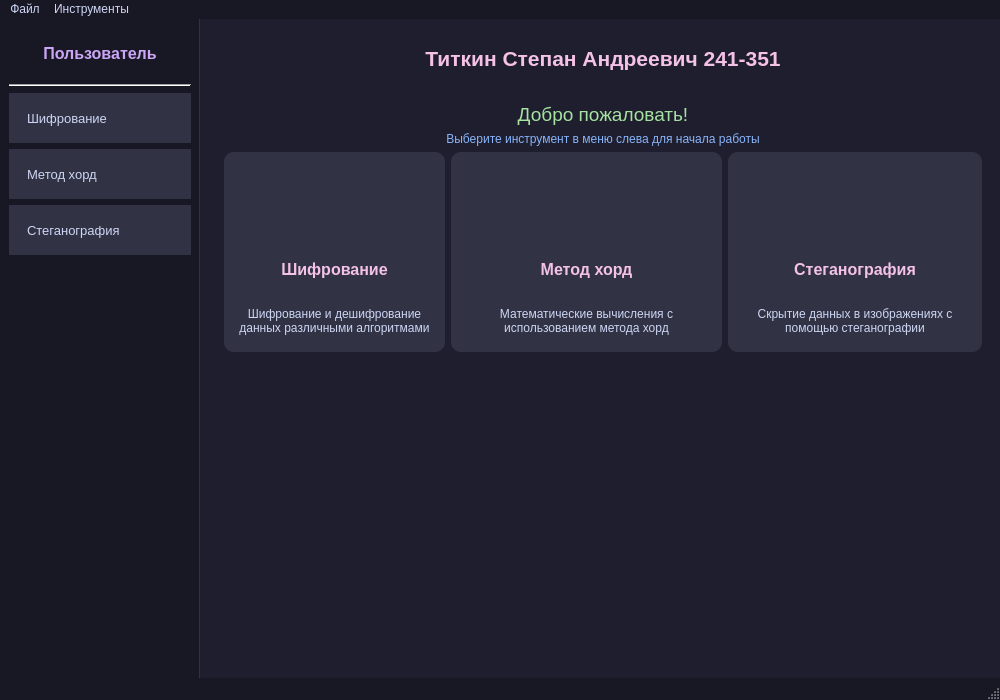
<?xml version="1.0" encoding="UTF-8"?>
<ui version="4.0">
 <class>MainWindow</class>
 <widget class="QMainWindow" name="MainWindow">
  <property name="geometry">
   <rect>
    <x>0</x>
    <y>0</y>
    <width>1000</width>
    <height>700</height>
   </rect>
  </property>
  <property name="minimumSize">
   <size>
    <width>800</width>
    <height>600</height>
   </size>
  </property>
  <property name="windowTitle">
   <string>Защищенный клиент</string>
  </property>
  <property name="styleSheet">
   <string notr="true">QMainWindow {
    background-color: #1e1e2e;
    color: #cdd6f4;
}
QMenuBar {
    background-color: #181825;
    color: #cdd6f4;
}
QMenuBar::item:selected {
    background-color: #313244;
}
QMenu {
    background-color: #181825;
    color: #cdd6f4;
    border: 1px solid #313244;
}
QMenu::item:selected {
    background-color: #313244;
}
QStatusBar {
    background-color: #181825;
    color: #cdd6f4;
}
QGroupBox {
    border: 1px solid #313244;
    border-radius: 5px;
    margin-top: 1ex;
    font-weight: bold;
    color: #cdd6f4;
}
QGroupBox::title {
    subcontrol-origin: margin;
    subcontrol-position: top center;
    padding: 0 5px;
}
QPushButton {
    background-color: #313244;
    color: #cdd6f4;
    border: 1px solid #45475a;
    border-radius: 5px;
    padding: 5px 15px;
}
QPushButton:hover {
    background-color: #45475a;
}
QPushButton:pressed {
    background-color: #585b70;
}
QLabel {
    color: #cdd6f4;
}
QToolTip {
    background-color: #181825;
    color: #cdd6f4;
    border: 1px solid #313244;
}</string>
  </property>
  <widget class="QWidget" name="centralwidget">
   <layout class="QHBoxLayout" name="horizontalLayout">
    <property name="leftMargin">
     <number>0</number>
    </property>
    <property name="topMargin">
     <number>0</number>
    </property>
    <property name="rightMargin">
     <number>0</number>
    </property>
    <property name="bottomMargin">
     <number>0</number>
    </property>
    <item>
     <widget class="QWidget" name="sidebarWidget" native="true">
      <property name="minimumSize">
       <size>
        <width>200</width>
        <height>0</height>
       </size>
      </property>
      <property name="maximumSize">
       <size>
        <width>200</width>
        <height>16777215</height>
       </size>
      </property>
      <property name="styleSheet">
       <string notr="true">QWidget#sidebarWidget {
    background-color: #181825;
    border-right: 1px solid #313244;
}</string>
      </property>
      <layout class="QVBoxLayout" name="verticalLayout_3">
       <item>
        <widget class="QLabel" name="userLabel">
         <property name="minimumSize">
          <size>
           <width>0</width>
           <height>50</height>
          </size>
         </property>
         <property name="font">
          <font>
           <pointsize>12</pointsize>
           <bold>true</bold>
          </font>
         </property>
         <property name="styleSheet">
          <string notr="true">color: #cba6f7;</string>
         </property>
         <property name="text">
          <string>Пользователь</string>
         </property>
         <property name="alignment">
          <set>Qt::AlignCenter</set>
         </property>
        </widget>
       </item>
       <item>
        <widget class="Line" name="line">
         <property name="orientation">
          <enum>Qt::Horizontal</enum>
         </property>
        </widget>
       </item>
       <item>
        <widget class="QPushButton" name="cryptoButton">
         <property name="minimumSize">
          <size>
           <width>0</width>
           <height>50</height>
          </size>
         </property>
         <property name="font">
          <font>
           <pointsize>10</pointsize>
          </font>
         </property>
         <property name="styleSheet">
          <string notr="true">QPushButton {
    text-align: left;
    padding-left: 15px;
    border-radius: 0px;
    border: none;
    border-left: 3px solid transparent;
}
QPushButton:hover {
    background-color: #313244;
    border-left: 3px solid #cba6f7;
}</string>
         </property>
         <property name="text">
          <string>Шифрование</string>
         </property>
         <property name="icon">
          <iconset resource="resources.qrc">
           <normaloff>:/icons/encrypt.png</normaloff>:/icons/encrypt.png</iconset>
         </property>
         <property name="iconSize">
          <size>
           <width>24</width>
           <height>24</height>
          </size>
         </property>
        </widget>
       </item>
       <item>
        <widget class="QPushButton" name="chordMethodButton">
         <property name="minimumSize">
          <size>
           <width>0</width>
           <height>50</height>
          </size>
         </property>
         <property name="font">
          <font>
           <pointsize>10</pointsize>
          </font>
         </property>
         <property name="styleSheet">
          <string notr="true">QPushButton {
    text-align: left;
    padding-left: 15px;
    border-radius: 0px;
    border: none;
    border-left: 3px solid transparent;
}
QPushButton:hover {
    background-color: #313244;
    border-left: 3px solid #cba6f7;
}</string>
         </property>
         <property name="text">
          <string>Метод хорд</string>
         </property>
         <property name="icon">
          <iconset resource="resources.qrc">
           <normaloff>:/icons/math.png</normaloff>:/icons/math.png</iconset>
         </property>
         <property name="iconSize">
          <size>
           <width>24</width>
           <height>24</height>
          </size>
         </property>
        </widget>
       </item>
       <item>
        <widget class="QPushButton" name="steganographyButton">
         <property name="minimumSize">
          <size>
           <width>0</width>
           <height>50</height>
          </size>
         </property>
         <property name="font">
          <font>
           <pointsize>10</pointsize>
          </font>
         </property>
         <property name="styleSheet">
          <string notr="true">QPushButton {
    text-align: left;
    padding-left: 15px;
    border-radius: 0px;
    border: none;
    border-left: 3px solid transparent;
}
QPushButton:hover {
    background-color: #313244;
    border-left: 3px solid #cba6f7;
}</string>
         </property>
         <property name="text">
          <string>Стеганография</string>
         </property>
         <property name="icon">
          <iconset resource="resources.qrc">
           <normaloff>:/icons/stegano.png</normaloff>:/icons/stegano.png</iconset>
         </property>
         <property name="iconSize">
          <size>
           <width>24</width>
           <height>24</height>
          </size>
         </property>
        </widget>
       </item>
       <item>
        <spacer name="verticalSpacer">
         <property name="orientation">
          <enum>Qt::Vertical</enum>
         </property>
         <property name="sizeHint" stdset="0">
          <size>
           <width>20</width>
           <height>40</height>
          </size>
         </property>
        </spacer>
       </item>
      </layout>
     </widget>
    </item>
    <item>
     <widget class="QWidget" name="contentWidget" native="true">
      <property name="styleSheet">
       <string notr="true">QWidget#contentWidget {
    background-color: #1e1e2e;
}</string>
      </property>
      <layout class="QVBoxLayout" name="verticalLayout">
       <item>
        <widget class="QLabel" name="titleLabel">
         <property name="minimumSize">
          <size>
           <width>0</width>
           <height>60</height>
          </size>
         </property>
         <property name="font">
          <font>
           <pointsize>16</pointsize>
           <bold>true</bold>
          </font>
         </property>
         <property name="styleSheet">
          <string notr="true">color: #f5c2e7;</string>
         </property>
         <property name="text">
          <string>Титкин Степан Андреевич 241-351</string>
         </property>
         <property name="alignment">
          <set>Qt::AlignCenter</set>
         </property>
        </widget>
       </item>
       <item>
        <widget class="QStackedWidget" name="stackedWidget">
         <property name="currentIndex">
          <number>0</number>
         </property>
         <widget class="QWidget" name="homePage">
          <layout class="QVBoxLayout" name="verticalLayout_2">
           <item>
            <widget class="QLabel" name="welcomeLabel">
             <property name="font">
              <font>
               <pointsize>14</pointsize>
              </font>
             </property>
             <property name="styleSheet">
              <string notr="true">color: #a6e3a1;</string>
             </property>
             <property name="text">
              <string>Добро пожаловать!</string>
             </property>
             <property name="alignment">
              <set>Qt::AlignCenter</set>
             </property>
            </widget>
           </item>
           <item>
            <widget class="QLabel" name="instructionLabel">
             <property name="styleSheet">
              <string notr="true">color: #89b4fa;</string>
             </property>
             <property name="text">
              <string>Выберите инструмент в меню слева для начала работы</string>
             </property>
             <property name="alignment">
              <set>Qt::AlignCenter</set>
             </property>
            </widget>
           </item>
           <item>
            <layout class="QHBoxLayout" name="cardsLayout">
             <item>
              <widget class="QFrame" name="cryptoCard">
               <property name="minimumSize">
                <size>
                 <width>200</width>
                 <height>200</height>
                </size>
               </property>
               <property name="styleSheet">
                <string notr="true">QFrame {
    background-color: #313244;
    border-radius: 10px;
}
QLabel {
    color: #cdd6f4;
}</string>
               </property>
               <property name="frameShape">
                <enum>QFrame::StyledPanel</enum>
               </property>
               <property name="frameShadow">
                <enum>QFrame::Raised</enum>
               </property>
               <layout class="QVBoxLayout" name="verticalLayout_4">
                <item>
                 <widget class="QLabel" name="cryptoIconLabel">
                  <property name="minimumSize">
                   <size>
                    <width>80</width>
                    <height>80</height>
                   </size>
                  </property>
                  <property name="maximumSize">
                   <size>
                    <width>80</width>
                    <height>80</height>
                   </size>
                  </property>
                  <property name="text">
                   <string/>
                  </property>
                  <property name="pixmap">
                   <pixmap resource="resources.qrc">:/icons/encrypt.png</pixmap>
                  </property>
                  <property name="scaledContents">
                   <bool>true</bool>
                  </property>
                  <property name="alignment">
                   <set>Qt::AlignCenter</set>
                  </property>
                 </widget>
                </item>
                <item>
                 <widget class="QLabel" name="cryptoCardTitle">
                  <property name="font">
                   <font>
                    <pointsize>12</pointsize>
                    <bold>true</bold>
                   </font>
                  </property>
                  <property name="styleSheet">
                   <string notr="true">color: #f5c2e7;</string>
                  </property>
                  <property name="text">
                   <string>Шифрование</string>
                  </property>
                  <property name="alignment">
                   <set>Qt::AlignCenter</set>
                  </property>
                 </widget>
                </item>
                <item>
                 <widget class="QLabel" name="cryptoCardDesc">
                  <property name="text">
                   <string>Шифрование и дешифрование данных различными алгоритмами</string>
                  </property>
                  <property name="alignment">
                   <set>Qt::AlignCenter</set>
                  </property>
                  <property name="wordWrap">
                   <bool>true</bool>
                  </property>
                 </widget>
                </item>
               </layout>
              </widget>
             </item>
             <item>
              <widget class="QFrame" name="chordCard">
               <property name="minimumSize">
                <size>
                 <width>200</width>
                 <height>200</height>
                </size>
               </property>
               <property name="styleSheet">
                <string notr="true">QFrame {
    background-color: #313244;
    border-radius: 10px;
}
QLabel {
    color: #cdd6f4;
}</string>
               </property>
               <property name="frameShape">
                <enum>QFrame::StyledPanel</enum>
               </property>
               <property name="frameShadow">
                <enum>QFrame::Raised</enum>
               </property>
               <layout class="QVBoxLayout" name="verticalLayout_5">
                <item>
                 <widget class="QLabel" name="chordIconLabel">
                  <property name="minimumSize">
                   <size>
                    <width>80</width>
                    <height>80</height>
                   </size>
                  </property>
                  <property name="maximumSize">
                   <size>
                    <width>80</width>
                    <height>80</height>
                   </size>
                  </property>
                  <property name="text">
                   <string/>
                  </property>
                  <property name="pixmap">
                   <pixmap resource="resources.qrc">:/icons/math.png</pixmap>
                  </property>
                  <property name="scaledContents">
                   <bool>true</bool>
                  </property>
                  <property name="alignment">
                   <set>Qt::AlignCenter</set>
                  </property>
                 </widget>
                </item>
                <item>
                 <widget class="QLabel" name="chordCardTitle">
                  <property name="font">
                   <font>
                    <pointsize>12</pointsize>
                    <bold>true</bold>
                   </font>
                  </property>
                  <property name="styleSheet">
                   <string notr="true">color: #f5c2e7;</string>
                  </property>
                  <property name="text">
                   <string>Метод хорд</string>
                  </property>
                  <property name="alignment">
                   <set>Qt::AlignCenter</set>
                  </property>
                 </widget>
                </item>
                <item>
                 <widget class="QLabel" name="chordCardDesc">
                  <property name="text">
                   <string>Математические вычисления с использованием метода хорд</string>
                  </property>
                  <property name="alignment">
                   <set>Qt::AlignCenter</set>
                  </property>
                  <property name="wordWrap">
                   <bool>true</bool>
                  </property>
                 </widget>
                </item>
               </layout>
              </widget>
             </item>
             <item>
              <widget class="QFrame" name="steganoCard">
               <property name="minimumSize">
                <size>
                 <width>200</width>
                 <height>200</height>
                </size>
               </property>
               <property name="styleSheet">
                <string notr="true">QFrame {
    background-color: #313244;
    border-radius: 10px;
}
QLabel {
    color: #cdd6f4;
}</string>
               </property>
               <property name="frameShape">
                <enum>QFrame::StyledPanel</enum>
               </property>
               <property name="frameShadow">
                <enum>QFrame::Raised</enum>
               </property>
               <layout class="QVBoxLayout" name="verticalLayout_6">
                <item>
                 <widget class="QLabel" name="steganoIconLabel">
                  <property name="minimumSize">
                   <size>
                    <width>80</width>
                    <height>80</height>
                   </size>
                  </property>
                  <property name="maximumSize">
                   <size>
                    <width>80</width>
                    <height>80</height>
                   </size>
                  </property>
                  <property name="text">
                   <string/>
                  </property>
                  <property name="pixmap">
                   <pixmap resource="resources.qrc">:/icons/stegano.png</pixmap>
                  </property>
                  <property name="scaledContents">
                   <bool>true</bool>
                  </property>
                  <property name="alignment">
                   <set>Qt::AlignCenter</set>
                  </property>
                 </widget>
                </item>
                <item>
                 <widget class="QLabel" name="steganoCardTitle">
                  <property name="font">
                   <font>
                    <pointsize>12</pointsize>
                    <bold>true</bold>
                   </font>
                  </property>
                  <property name="styleSheet">
                   <string notr="true">color: #f5c2e7;</string>
                  </property>
                  <property name="text">
                   <string>Стеганография</string>
                  </property>
                  <property name="alignment">
                   <set>Qt::AlignCenter</set>
                  </property>
                 </widget>
                </item>
                <item>
                 <widget class="QLabel" name="steganoCardDesc">
                  <property name="text">
                   <string>Скрытие данных в изображениях с помощью стеганографии</string>
                  </property>
                  <property name="alignment">
                   <set>Qt::AlignCenter</set>
                  </property>
                  <property name="wordWrap">
                   <bool>true</bool>
                  </property>
                 </widget>
                </item>
               </layout>
              </widget>
             </item>
            </layout>
           </item>
           <item>
            <spacer name="verticalSpacer_2">
             <property name="orientation">
              <enum>Qt::Vertical</enum>
             </property>
             <property name="sizeHint" stdset="0">
              <size>
               <width>20</width>
               <height>40</height>
              </size>
             </property>
            </spacer>
           </item>
          </layout>
         </widget>
        </widget>
       </item>
      </layout>
     </widget>
    </item>
   </layout>
  </widget>
  <widget class="QMenuBar" name="menubar">
   <property name="geometry">
    <rect>
     <x>0</x>
     <y>0</y>
     <width>1000</width>
     <height>21</height>
    </rect>
   </property>
   <widget class="QMenu" name="menuExit">
    <property name="title">
     <string>Файл</string>
    </property>
    <addaction name="actionExit"/>
   </widget>
   <widget class="QMenu" name="menuTools">
    <property name="title">
     <string>Инструменты</string>
    </property>
    <addaction name="actionCrypto"/>
    <addaction name="actionChordMethod"/>
    <addaction name="actionSteganography"/>
   </widget>
   <addaction name="menuExit"/>
   <addaction name="menuTools"/>
  </widget>
  <widget class="QStatusBar" name="statusbar"/>
  <action name="actionExit">
   <property name="text">
    <string>Выход</string>
   </property>
  </action>
  <action name="actionCrypto">
   <property name="text">
    <string>Шифрование</string>
   </property>
  </action>
  <action name="actionChordMethod">
   <property name="text">
    <string>Метод хорд</string>
   </property>
  </action>
  <action name="actionSteganography">
   <property name="text">
    <string>Стеганография</string>
   </property>
  </action>
 </widget>
 <resources>
  <include location="resources.qrc"/>
 </resources>
 <connections>
  <connection>
   <sender>actionExit</sender>
   <signal>triggered()</signal>
   <receiver>MainWindow</receiver>
   <slot>close()</slot>
   <hints>
    <hint type="sourcelabel">
     <x>-1</x>
     <y>-1</y>
    </hint>
    <hint type="destinationlabel">
     <x>399</x>
     <y>299</y>
    </hint>
   </hints>
  </connection>
 </connections>
</ui> 
